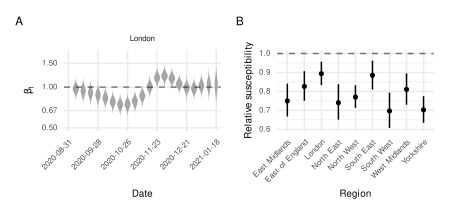

Write R code to recreate this figure.
library(dplyr)
library(ggplot2)
library(patchwork)
library(purrr)
library(lubridate)
library(tidybayes)
library(tidyr)
source(here::here("figures/utils.R"))

start_date = ymd("2020-08-31")

tbl_draws = readr::read_csv(here::here("model-outputs", "mechanistic", "params.csv"))

tbl_rw = tbl_draws |>
    # Find beta parameters and parse name index
    filter(stringr::str_starts(parameter, "beta"), iteration >= 500e3) |>
    extract(
        parameter,
        into = c("parameter", "i"), 
        regex = "^([^\\[]+)(\\[[0-9]+\\])?$"
    ) |>
    transmute(
        region = normalise_region_names(region),
        # Convert 0-indexed (python) numbers to 1-indexed (R) numbers
        .chain = factor(chain + 1),
        .iteration = iteration + 1,
        .draw = max(.iteration) * (as.integer(.chain) - 1) + .iteration,
        # Parse index of beta
        i = if_else(
            i == "",
            NA_integer_,
            # Remove first and last character from i
            as.integer(substr(i, 2, nchar(i) - 1))
        ),
        value,
    ) |>
    # Converted from non-centered log-scale in the model to
    # centered natural scale for processing
    mutate(
        .by = c(region, .draw),
        value = if_else(
            i == 0,
            0,
            value * exp(value[i == 0])
        ),
    ) |>
    # RW1 hence cumulative sum gives actual value
    group_by(region, .draw) |>
    arrange(i, .by_group = TRUE) |>
    mutate(
        beta = value |>
            cumsum() |>
            exp()
    )

# A violin plot of the posterior distribution of beta for each region and week.
p_walk = tbl_rw |>
    filter(region == "London") |>
    mutate(date = start_date + i * 7) |>
    ggplot(aes(factor(date), beta)) +
    stat_slab(side = "both") +
    facet_wrap(~region, ncol = 2) +
    standard_plot_theming() +
    scale_y_log10(
        breaks = c(0.5, 1, 2, 0.67, 1.5),
        limits = c(0.5, NA),
        minor_breaks = numeric()
    ) +
    # tick labels every 3 weeks
    scale_x_discrete(
        breaks = function(x) x[c(TRUE, rep(FALSE, 3))]
    ) +
    geom_hline(yintercept = 1, linetype = "dashed", alpha = 0.5) +
    # Angle text for readability
    theme(axis.text.x = element_text(angle = 45, hjust = 1)) +
    labs(
        x = "Date",
        y = expression(beta[t])
    )

# susceptibility of children
p_susceptibility = tbl_draws |>
    filter(parameter == "matrix_modifiers") |>
    mutate(value = exp(value), region = normalise_region_names(region)) |>
    # dot interval plot with median and 95% CrI by region
    group_by(region) |>
    median_qi(value) |>
    ggplot(aes(region, value)) +
    geom_pointrange(aes(ymin = .lower, ymax = .upper), size = 0.1) +
    labs(
        x = "Region",
        y = "Relative susceptibility"
    ) +
    standard_plot_theming() +
    theme(axis.text.x = element_text(angle = 45, hjust = 1)) +
    geom_hline(yintercept = 1, linetype = "dashed", alpha = 0.5)

# Combine plots with alphabetic labels
save_plot(
    filename = "components.pdf",
    plot = p_walk + p_susceptibility +
        plot_annotation(tag_levels = 'A'),
    width = 11.4,
)
